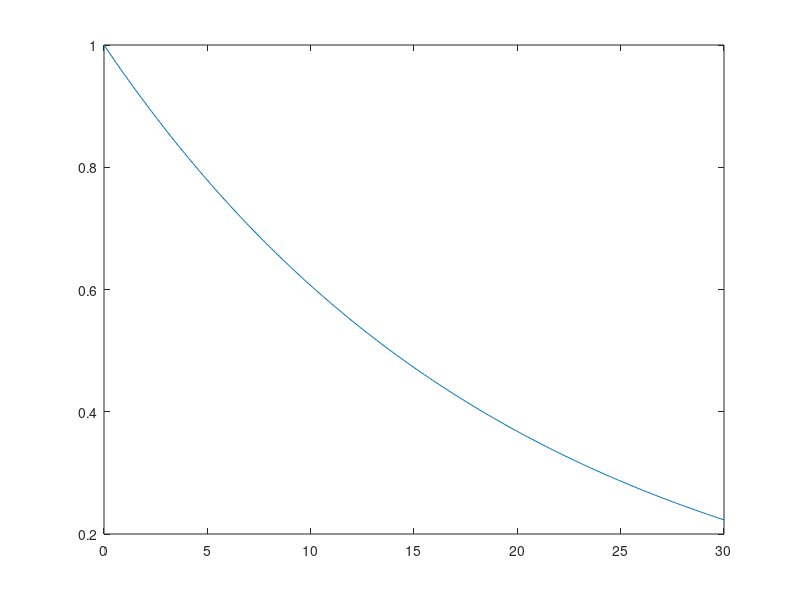

The MATLAB source for this figure: (Note: this script raises an error after producing the figure.)
%%
x = 0:0.25:30.0;
y = 1.0 ./ (x * 5.0 + 1.0);
plot(x, y)
%%
w_min = 0.02;
ans = (1.0 - w_min) / (w_min * 5.0)
%%
x = 0:0.1:30.0;
y = 1.0 ./ exp(x * 0.05);
plot(x, y)
%%
x = -5:0.05:5;
y = tansig(x);
plot(x, y);
%%
x = 0:0.01:0.5;
y = 0.2 * exp(x * -8.0);
z = zeros(1, length(x));
z(1) = 0.2;
for j = 2:length(x)
    z(j) = (1 - 0.2 / dt * 0.01) * z(j-1);
end
plot(x, y)
hold on
plot(x, z, 'r')